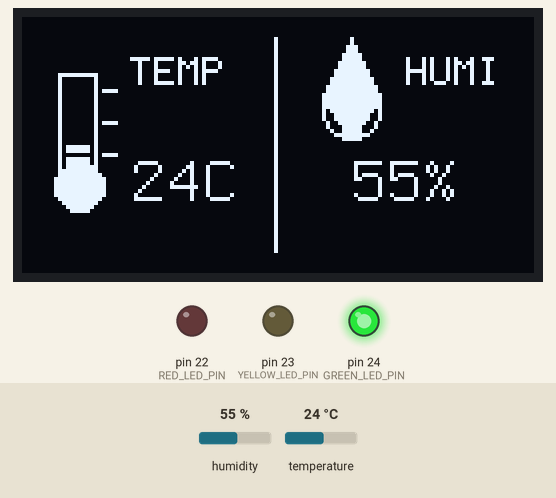
A sketch run on a simulated Arduino Mega 2560, built with avr-gcc and run on an emulated ATmega2560. On the bench: 128×64 one-colour display, output pins drawn as LEDs (lit = HIGH). Inputs (shaded band) come from the test bench; at power-on: temperature 24 °C, humidity 55 %.

Above: at 4.9 s.
5.0 s: temperature set to 12 °C
At 6.8 s:
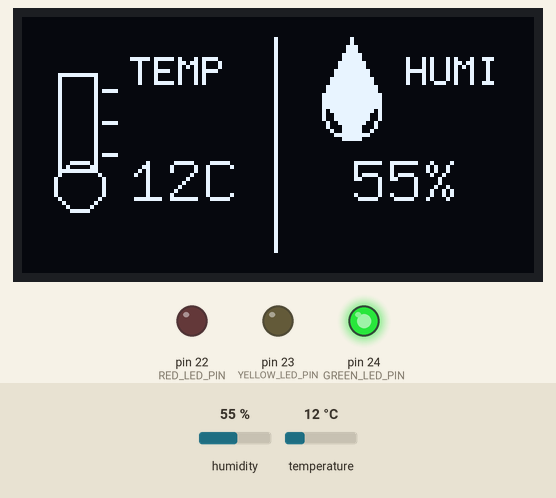
8.1 s: humidity set to 79 %
At 9.2 s:
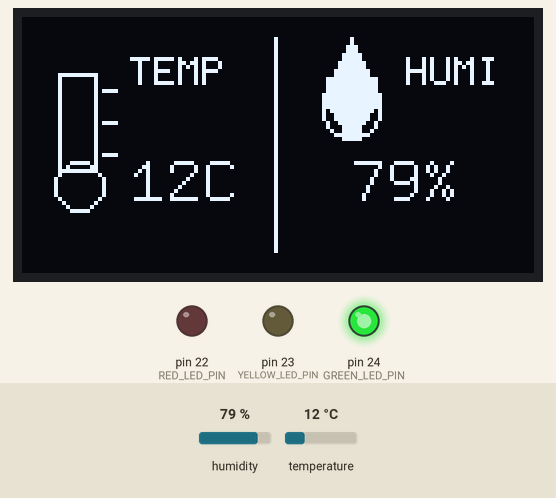
11.2 s: humidity set to 82 %
At 12.9 s:
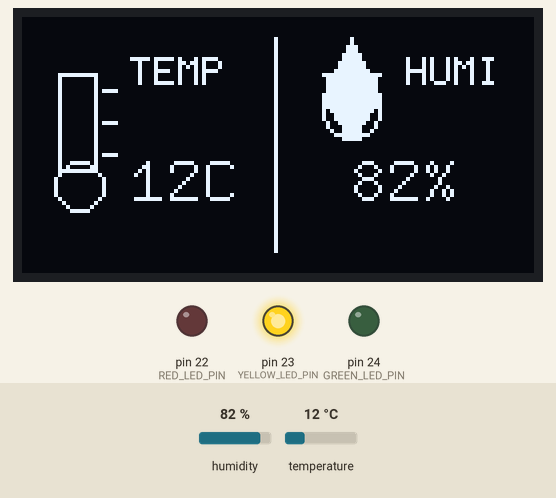
14.3 s: temperature set to 24 °C
At 15.4 s:
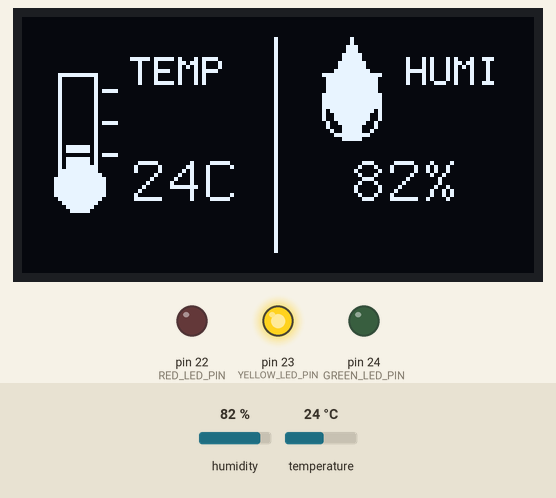
17.4 s: temperature set to 27 °C
At 19.3 s:
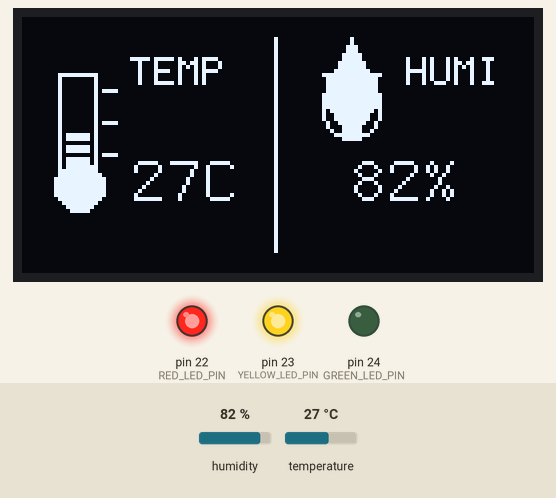
20.5 s: humidity set to 22 %
At 21.8 s:
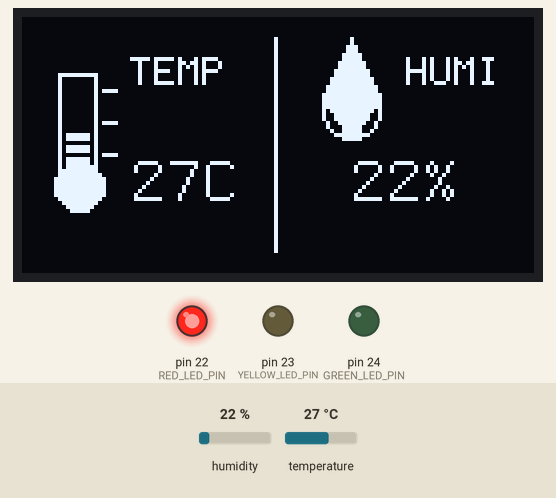
Timing chart, 0 to 23.5 s (numbered marks = the images above; inputs shaded):
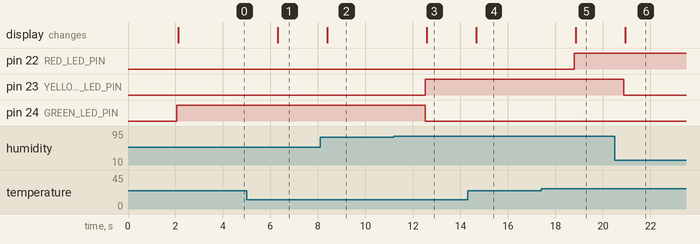

The sketch:

07_OLED_DHT_led.ino
```cpp
/*
  專案名稱：07_OLED_DHT_led
  功能：
  1. 使用 DHT11 讀取溫度與濕度。
  2. 在 SSD1306 OLED 顯示溫濕度與動態圖示。
  3. 依照溫度與濕度控制紅、黃、綠三個 LED。

  DHT11：
  - VCC  -> 3.3V
  - DATA -> IO20
  - GND  -> GND

  OLED SSD1306：
  - 解析度：128 x 64
  - I2C 位址：0x3C
  - 使用第一組 I2C：Wire
  - SDA -> IO3
  - SCL/SCK -> IO4

  LED：
  - 綠燈 -> IO24：正常狀態
  - 黃燈 -> IO23：濕度過高，模擬開啟除濕機
  - 紅燈 -> IO22：溫度過高，模擬開啟冷氣

  控制條件：
  - 濕度 > 80%：黃燈亮
  - 溫度 > 25°C：紅燈亮
  - 溫度與濕度皆正常：只亮綠燈
  - 溫度與濕度同時過高：黃燈與紅燈同時亮
*/

#include "DHT.h"
#include <Wire.h>
#include <U8g2lib.h>

// DHT11 設定
const int DHT_PIN = 20;
#define DHT_TYPE DHT11
DHT dht(DHT_PIN, DHT_TYPE);

// LED 設定
const int GREEN_LED_PIN = 24;
const int YELLOW_LED_PIN = 23;
const int RED_LED_PIN = 22;

// SSD1306 128x64，使用第一組 I2C：Wire
U8G2_SSD1306_128X64_NONAME_F_HW_I2C u8g2(
  U8G2_R0,
  U8X8_PIN_NONE
);

// 溫度計圖示：10°C 為最低，50°C 為最高，共 8 格液柱
void drawThermometerIcon(int x, int y, float temperature) {
  u8g2.drawFrame(x + 3, y, 10, 25);
  u8g2.drawCircle(x + 8, y + 28, 6);
  u8g2.drawLine(x + 14, y + 4, x + 17, y + 4);
  u8g2.drawLine(x + 14, y + 12, x + 17, y + 12);
  u8g2.drawLine(x + 14, y + 20, x + 17, y + 20);

  int temperatureLevel = constrain((int)temperature, 10, 50);
  int filledSegments = map(temperatureLevel, 10, 50, 0, 8);

  for (int segment = 0; segment < filledSegments; segment++) {
    int segmentY = y + 21 - (segment * 3);
    u8g2.drawBox(x + 5, segmentY, 6, 2);
  }

  if (filledSegments > 0) {
    u8g2.drawDisc(x + 8, y + 28, 5);
  }
}

// 水滴圖示：0% 為空心，100% 為實心，中間依水位填充
void drawDropletIcon(int x, int y, float humidity) {
  u8g2.drawTriangle(x + 8, y, x + 1, y + 14, x + 8, y + 25);
  u8g2.drawTriangle(x + 8, y, x + 15, y + 14, x + 8, y + 25);
  u8g2.drawCircle(x + 8, y + 18, 7);

  int humidityLevel = constrain((int)humidity, 0, 100);
  int waterHeight = map(humidityLevel, 0, 100, 0, 20);
  int centerX = x + 8;

  if (humidityLevel >= 100) {
    u8g2.drawTriangle(x + 8, y, x + 1, y + 14, x + 8, y + 25);
    u8g2.drawTriangle(x + 8, y, x + 15, y + 14, x + 8, y + 25);
    u8g2.drawDisc(x + 8, y + 18, 7);
    u8g2.drawTriangle(x + 8, y, x + 1, y + 14, x + 8, y + 25);
    u8g2.drawTriangle(x + 8, y, x + 15, y + 14, x + 8, y + 25);
  } else {
    for (int row = 0; row < waterHeight; row++) {
      int rowY = y + 24 - row;
      int halfWidth = min(7, 2 + row / 3);
      u8g2.drawHLine(centerX - halfWidth, rowY, halfWidth * 2 + 1);
    }
  }
}

void updateLEDs(float temperature, float humidity) {
  bool highTemperature = temperature > 25.0;
  bool highHumidity = humidity > 80.0;

  // 紅燈模擬冷氣，黃燈模擬除濕機。
  digitalWrite(RED_LED_PIN, highTemperature ? HIGH : LOW);
  digitalWrite(YELLOW_LED_PIN, highHumidity ? HIGH : LOW);

  // 只有溫度與濕度都正常時，才亮綠燈。
  digitalWrite(
    GREEN_LED_PIN,
    (!highTemperature && !highHumidity) ? HIGH : LOW
  );
}

void showSensorError() {
  digitalWrite(GREEN_LED_PIN, LOW);
  digitalWrite(YELLOW_LED_PIN, LOW);
  digitalWrite(RED_LED_PIN, LOW);

  u8g2.clearBuffer();
  u8g2.setFont(u8g2_font_10x20_tf);
  u8g2.drawStr(5, 24, "DHT11");
  u8g2.drawStr(5, 50, "ERROR");
  u8g2.sendBuffer();
}

void setup() {
  // 設定 OLED 位址：7-bit 0x3C 左移一位給 U8G2 使用。
  u8g2.setI2CAddress(0x3C << 1);
  u8g2.begin();
  dht.begin();

  pinMode(GREEN_LED_PIN, OUTPUT);
  pinMode(YELLOW_LED_PIN, OUTPUT);
  pinMode(RED_LED_PIN, OUTPUT);

  digitalWrite(GREEN_LED_PIN, LOW);
  digitalWrite(YELLOW_LED_PIN, LOW);
  digitalWrite(RED_LED_PIN, LOW);
}

void loop() {
  // DHT11 建議至少間隔 2 秒讀取一次。
  delay(2000);

  float humidity = dht.readHumidity();
  float temperature = dht.readTemperature();

  if (isnan(humidity) || isnan(temperature)) {
    showSensorError();
    return;
  }

  updateLEDs(temperature, humidity);

  u8g2.clearBuffer();
  u8g2.drawVLine(63, 5, 54);

  // 左側顯示溫度與溫度計圖示。
  drawThermometerIcon(6, 14, temperature);
  u8g2.setFont(u8g2_font_6x12_tf);
  u8g2.drawStr(27, 17, "TEMP");
  u8g2.setFont(u8g2_font_9x15_tf);
  u8g2.setCursor(27, 46);
  u8g2.print(temperature, 0);
  u8g2.print("C");

  // 右側顯示濕度與上移後的水滴圖示。
  drawDropletIcon(74, 5, humidity);
  u8g2.setFont(u8g2_font_6x12_tf);
  u8g2.drawStr(96, 17, "HUMI");
  u8g2.setFont(u8g2_font_9x15_tf);
  u8g2.setCursor(82, 46);
  u8g2.print(humidity, 0);
  u8g2.print("%");

  u8g2.sendBuffer();
}
```

Measured:
- the behaviour switches between 80 and 81 % on humidity (found by bisection; images 2 and 3)
- the behaviour switches between 25 and 26 °C on temperature (found by bisection; images 4 and 5)
- after the input at 5.0 s, the display: changes after 1.3 s (image 1)
- after the input at 8.1 s, the display: changes after 0.29 s (image 2)
- after the input at 11.2 s, pin 23 (YELLOW_LED_PIN): LOW → HIGH after 1.3 s; pin 24 (GREEN_LED_PIN): HIGH → LOW after 1.3 s; the display: changes after 1.4 s (image 3)
- after the input at 14.3 s, the display: changes after 0.37 s (image 4)
- after the input at 17.4 s, pin 22 (RED_LED_PIN): LOW → HIGH after 1.4 s; the display: changes after 1.5 s (image 5)
- after the input at 20.5 s, pin 23 (YELLOW_LED_PIN): HIGH → LOW after 0.38 s; the display: changes after 0.44 s (image 6)
